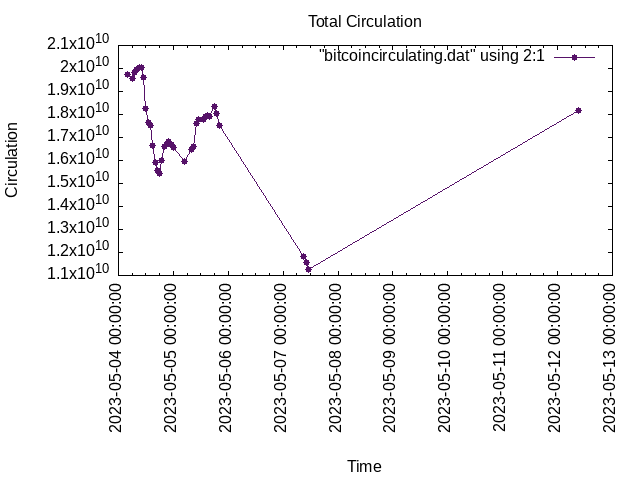

This figure's gnuplot source:
set terminal png
set title "Total Circulation"
set xlabel "Time"
set ylabel "Circulation"
set xdata time 
set timefmt '%Y-%m-%d %H:%M:%S'
set format x '%Y-%m-%d %H:%M:%S'
set xtics rotate 
set style line 1 linecolor rgb '#561268' linetype 1 linewidth 1 pointtype 7 
set output 'bitcoincirculating.png'
plot "bitcoincirculating.dat" using 2:1 with linespoints ls 1
